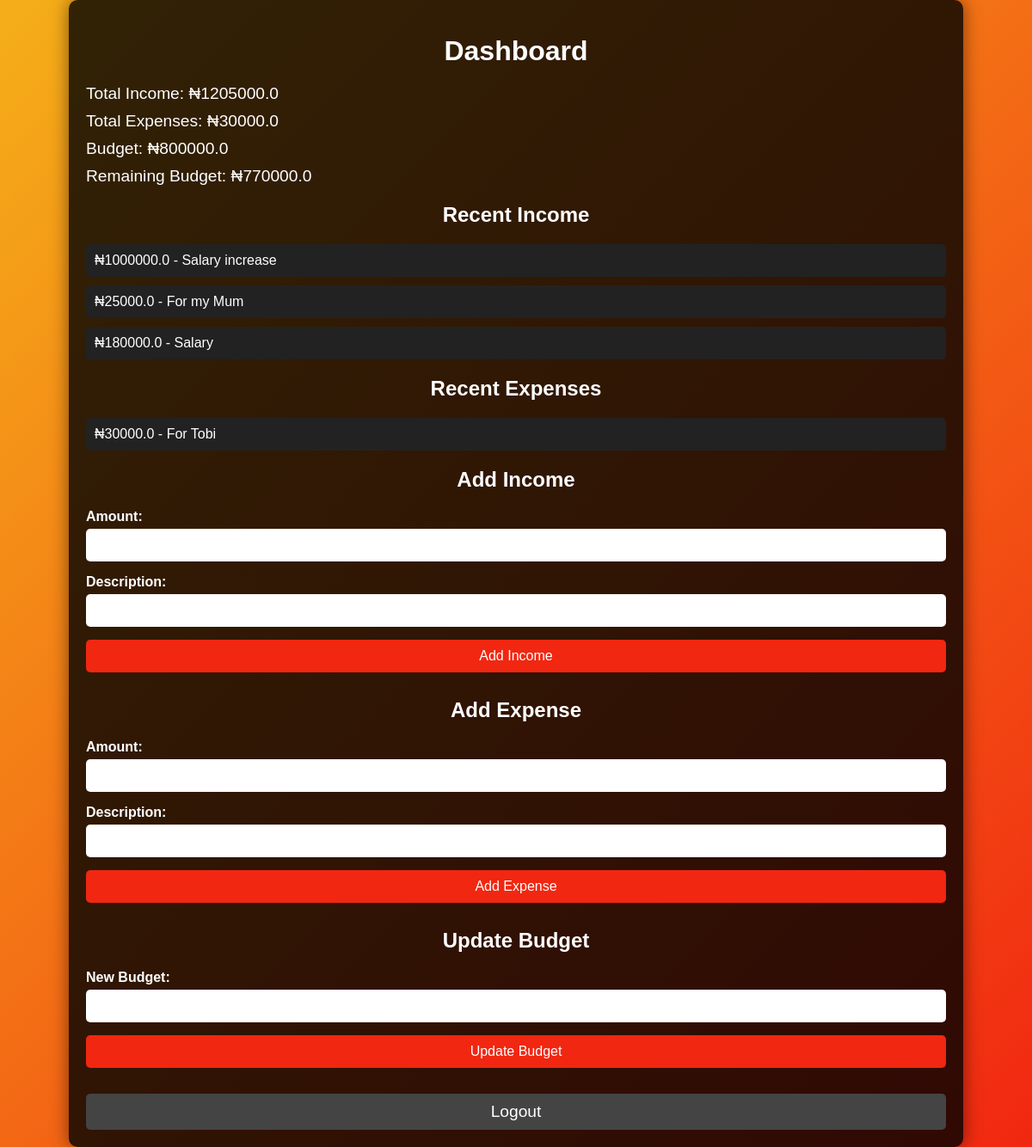
The page /dashboard (signed in) on the database its author committed.
### app.py (models this page shows)
class User(db.Model):
    id = db.Column(db.Integer, primary_key=True)
    username = db.Column(db.String(80), unique=True, nullable=False)
    password = db.Column(db.String(120), nullable=False)
    budget = db.Column(db.Float, default=0.0)  # Budget field

class Income(db.Model):
    id = db.Column(db.Integer, primary_key=True)
    user_id = db.Column(db.Integer, db.ForeignKey("user.id"), nullable=False)
    amount = db.Column(db.Float, nullable=False)
    description = db.Column(db.String(200), nullable=False)

class Expense(db.Model):
    id = db.Column(db.Integer, primary_key=True)
    user_id = db.Column(db.Integer, db.ForeignKey("user.id"), nullable=False)
    amount = db.Column(db.Float, nullable=False)
    description = db.Column(db.String(200), nullable=False)

### app.py (the view)
@app.route("/dashboard")
def dashboard():
    user_id = session.get('user_id')
    if not user_id:
        return redirect(url_for("login"))
    total_income = db.session.query(db.func.sum(Income.amount)).filter_by(user_id=user_id).scalar() or 0
    total_expenses = db.session.query(db.func.sum(Expense.amount)).filter_by(user_id=user_id).scalar() or 0
    budget = User.query.get(user_id).budget  # Retrieve user's budget
    remaining_budget = budget - total_expenses  # Calculate remaining budget
    recent_income = Income.query.filter_by(user_id=user_id).order_by(Income.id.desc()).limit(5).all()
    recent_expenses = Expense.query.filter_by(user_id=user_id).order_by(Expense.id.desc()).limit(5).all()
    return render_template(
        "dashboard.html",
        total_income=total_income,
        total_expenses=total_expenses,
        budget=budget,
        remaining_budget=remaining_budget,
        recent_income=recent_income,
        recent_expenses=recent_expenses
    )

### templates/dashboard.html (shortened to what this page needs)
<!DOCTYPE html>
<html lang="en">
<head>
</head>
<body>
    <div class="container">
        <h1>Dashboard</h1>
        <p>Total Income: &#8358;{{ total_income }}</p>
        <p>Total Expenses: &#8358;{{ total_expenses }}</p>
        <p>Budget: &#8358;{{ budget }}</p>
        <p>Remaining Budget: &#8358;{{ remaining_budget }}</p>
        <h2>Recent Income</h2>
        <ul>
            {% for income in recent_income %}
                <li>&#8358;{{ income.amount }} - {{ income.description }}</li>
            {% endfor %}
        </ul>
        <h2>Recent Expenses</h2>
        <ul>
            {% for expense in recent_expenses %}
                <li>&#8358;{{ expense.amount }} - {{ expense.description }}</li>
            {% endfor %}
        </ul>
        <h2>Add Income</h2>
        <form action="{{ url_for('add_income') }}" method="POST">
            <label for="amount">Amount:</label>
            <input type="number" step="0.01" name="amount" required>
            <label for="description">Description:</label>
            <input type="text" name="description" required>
            <button type="submit">Add Income</button>
        </form>
        <h2>Add Expense</h2>
        <form action="{{ url_for('add_expense') }}" method="POST">
            <label for="amount">Amount:</label>
            <input type="number" step="0.01" name="amount" required>
            <label for="description">Description:</label>
            <input type="text" name="description" required>
            <button type="submit">Add Expense</button>
        </form>
        <h2>Update Budget</h2>
        <form action="{{ url_for('update_budget') }}" method="POST">
            <label for="budget">New Budget:</label>
            <input type="number" step="0.01" name="budget" required>
            <button type="submit">Update Budget</button>
        </form>
        <a href="{{ url_for('logout') }}" class="logout">Logout</a>
    </div>
</body>
</html>

### templates/dashboard.html (style rules this page uses)
body { font-family: Arial, sans-serif; background: linear-gradient(135deg, #f5af19, #f12711); margin: 0; padding: 0; display: flex; justify-content: center; align-items: center; min-height: 100vh; color: #fff; }
.container { width: 90%; max-width: 1000px; background: rgba(0, 0, 0, 0.8); padding: 20px; border-radius: 10px; box-shadow: 0 0 20px rgba(0, 0, 0, 0.5); }
h1, h2 { text-align: center; margin-bottom: 20px; }
p { font-size: 1.2em; margin: 10px 0; }
ul { list-style-type: none; padding: 0; }
ul li { background: #222; padding: 10px; margin-bottom: 10px; border-radius: 5px; }
form { display: flex; flex-direction: column; margin-bottom: 30px; }
form label { margin-bottom: 5px; font-weight: bold; }
form input { padding: 10px; margin-bottom: 15px; border-radius: 5px; border: none; font-size: 1em; }
form button { padding: 10px; border-radius: 5px; border: none; background-color: #f12711; color: #fff; font-size: 1em; cursor: pointer; transition: background-color 0.3s; }
.logout { display: block; text-align: center; margin-top: 20px; font-size: 1.2em; color: #fff; text-decoration: none; background-color: #444; padding: 10px; border-radius: 5px; transition: background-color 0.3s; }

### rows shown on the page
User: budget "800000.0"
Income: amount "1000000.0", description "Salary increase"
Income: amount "25000.0", description "For my Mum"
Income: amount "180000.0", description "Salary"
Expense: amount "30000.0", description "For Tobi"

### other values the page prints
{{ total_income }} "1205000.0"
{{ total_expenses }} "30000.0"
{{ remaining_budget }} "770000.0"
